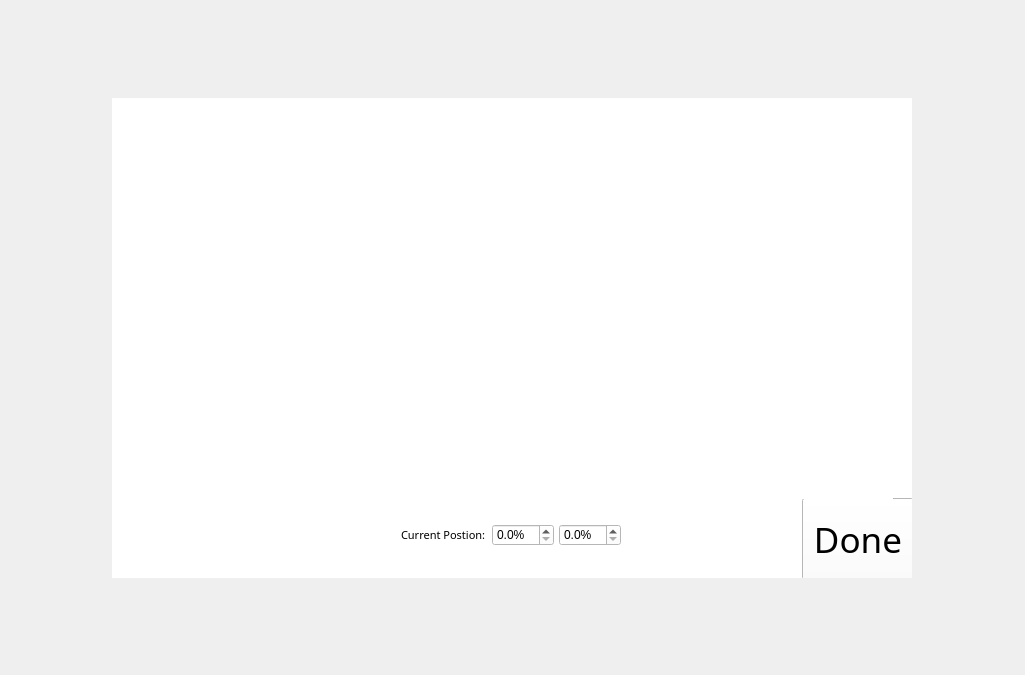
<?xml version="1.0" encoding="UTF-8"?>
<ui version="4.0">
 <class>Parameter_CurveProgression_Form</class>
 <widget class="QWidget" name="Parameter_CurveProgression_Form">
  <property name="geometry">
   <rect>
    <x>0</x>
    <y>0</y>
    <width>1025</width>
    <height>675</height>
   </rect>
  </property>
  <property name="minimumSize">
   <size>
    <width>1025</width>
    <height>675</height>
   </size>
  </property>
  <property name="windowTitle">
   <string>Form</string>
  </property>
  <property name="styleSheet">
   <string notr="true">QWidget#Parameter_CurveProgression_Form
{
	border-image: url(:/resource/images/common/Transparent_Black_70.png);
}</string>
  </property>
  <layout class="QGridLayout" name="gridLayout">
   <item row="0" column="1">
    <spacer name="verticalSpacer">
     <property name="orientation">
      <enum>Qt::Vertical</enum>
     </property>
     <property name="sizeHint" stdset="0">
      <size>
       <width>20</width>
       <height>92</height>
      </size>
     </property>
    </spacer>
   </item>
   <item row="1" column="0">
    <spacer name="horizontalSpacer">
     <property name="orientation">
      <enum>Qt::Horizontal</enum>
     </property>
     <property name="sizeHint" stdset="0">
      <size>
       <width>307</width>
       <height>20</height>
      </size>
     </property>
    </spacer>
   </item>
   <item row="2" column="1">
    <spacer name="verticalSpacer_2">
     <property name="orientation">
      <enum>Qt::Vertical</enum>
     </property>
     <property name="sizeHint" stdset="0">
      <size>
       <width>20</width>
       <height>91</height>
      </size>
     </property>
    </spacer>
   </item>
   <item row="1" column="2">
    <spacer name="horizontalSpacer_2">
     <property name="orientation">
      <enum>Qt::Horizontal</enum>
     </property>
     <property name="sizeHint" stdset="0">
      <size>
       <width>307</width>
       <height>20</height>
      </size>
     </property>
    </spacer>
   </item>
   <item row="1" column="1">
    <widget class="QWidget" name="widgetBg" native="true">
     <property name="minimumSize">
      <size>
       <width>800</width>
       <height>480</height>
      </size>
     </property>
     <property name="maximumSize">
      <size>
       <width>800</width>
       <height>480</height>
      </size>
     </property>
     <property name="styleSheet">
      <string notr="true">background-color: rgb(255, 255, 255);</string>
     </property>
     <widget class="PushButtonDone" name="pushButton">
      <property name="geometry">
       <rect>
        <x>690</x>
        <y>400</y>
        <width>112</width>
        <height>82</height>
       </rect>
      </property>
      <property name="font">
       <font>
        <family>Nexa Light</family>
        <pointsize>26</pointsize>
        <weight>50</weight>
        <italic>false</italic>
        <bold>false</bold>
       </font>
      </property>
      <property name="styleSheet">
       <string notr="true">QPushButton
{
	border-image: url(:/resource/images/upload_setting/Done.png);
	border-color: rgba(255, 255, 255, 0);
}
QPushButton:hover
{
	border-image: url(:/resource/images/upload_setting/Done_OVER.png);
	border-color: rgba(255, 255, 255, 0);
}</string>
      </property>
      <property name="text">
       <string>Done</string>
      </property>
      <property name="shortcut">
       <string>Ctrl+Return</string>
      </property>
      <property name="default">
       <bool>false</bool>
      </property>
     </widget>
     <widget class="CurveProgressionWidget" name="curveBG" native="true">
      <property name="geometry">
       <rect>
        <x>20</x>
        <y>20</y>
        <width>761</width>
        <height>381</height>
       </rect>
      </property>
      <property name="autoFillBackground">
       <bool>false</bool>
      </property>
      <property name="styleSheet">
       <string notr="true">border-image: url(:/resource/images/parameter_input/CurveProgression/CurveProgression_BG.png);</string>
      </property>
     </widget>
     <widget class="QDoubleSpinBox" name="currentPosY">
      <property name="geometry">
       <rect>
        <x>447</x>
        <y>426</y>
        <width>62</width>
        <height>22</height>
       </rect>
      </property>
      <property name="styleSheet">
       <string notr="true">font: 8pt &quot;微软雅黑&quot;;</string>
      </property>
      <property name="suffix">
       <string>%</string>
      </property>
      <property name="decimals">
       <number>1</number>
      </property>
      <property name="maximum">
       <double>100.000000000000000</double>
      </property>
      <property name="singleStep">
       <double>0.100000000000000</double>
      </property>
     </widget>
     <widget class="QDoubleSpinBox" name="currentPosX">
      <property name="geometry">
       <rect>
        <x>380</x>
        <y>426</y>
        <width>62</width>
        <height>22</height>
       </rect>
      </property>
      <property name="styleSheet">
       <string notr="true">font: 8pt &quot;微软雅黑&quot;;</string>
      </property>
      <property name="suffix">
       <string>%</string>
      </property>
      <property name="decimals">
       <number>1</number>
      </property>
      <property name="maximum">
       <double>100.000000000000000</double>
      </property>
      <property name="singleStep">
       <double>0.100000000000000</double>
      </property>
     </widget>
     <widget class="QLabel" name="currentPosLabel_2">
      <property name="geometry">
       <rect>
        <x>289</x>
        <y>429</y>
        <width>91</width>
        <height>16</height>
       </rect>
      </property>
      <property name="font">
       <font>
        <family>微软雅黑</family>
        <pointsize>8</pointsize>
        <weight>50</weight>
        <italic>false</italic>
        <bold>false</bold>
       </font>
      </property>
      <property name="styleSheet">
       <string notr="true">font: 8pt &quot;微软雅黑&quot;;</string>
      </property>
      <property name="text">
       <string>Current Postion:</string>
      </property>
     </widget>
    </widget>
   </item>
  </layout>
 </widget>
 <customwidgets>
  <customwidget>
   <class>PushButtonDone</class>
   <extends>QPushButton</extends>
   <header>PushButtonDone.h</header>
  </customwidget>
  <customwidget>
   <class>CurveProgressionWidget</class>
   <extends>QWidget</extends>
   <header>CurveProgressionWidget.h</header>
   <container>1</container>
  </customwidget>
 </customwidgets>
 <tabstops>
  <tabstop>pushButton</tabstop>
 </tabstops>
 <resources/>
 <connections/>
</ui>
